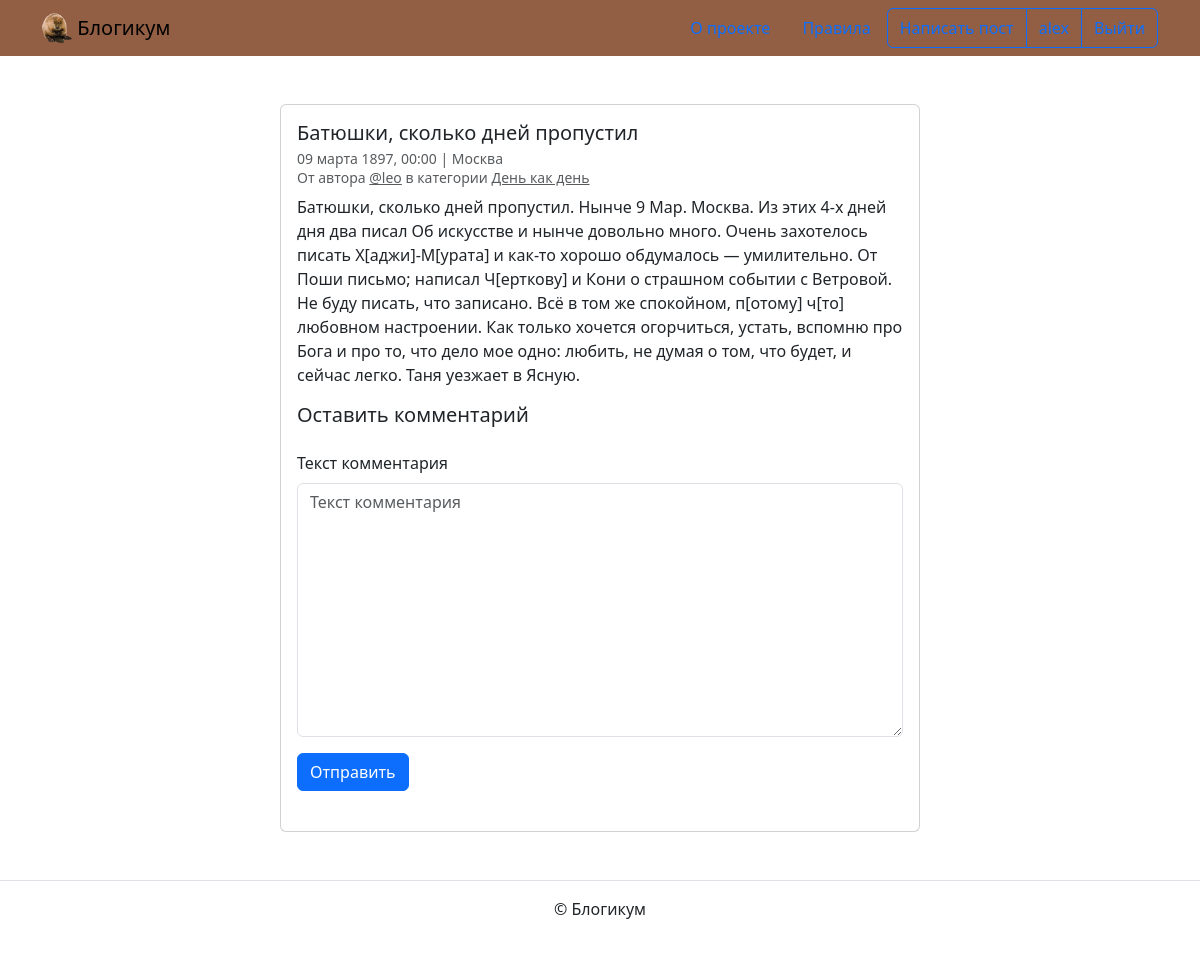
Screenshot of /posts/38/ (signed in) with the database file from the repository.
### blog/models.py (models this page shows, shortened)
class Post(TimeStampedModel):
    title = models.CharField(
        "Заголовок",
        max_length=256,
        blank=False,
    )
    text = models.TextField("Текст", blank=False)
    pub_date = models.DateTimeField(
        "Дата и время публикации",
        blank=False,
        help_text=(
            "Если установить дату и время в "
            "будущем — можно делать отложенные публикации."
        ),
    )
    author = models.ForeignKey(
        User,
        on_delete=models.CASCADE,
        blank=False,
        verbose_name="Автор публикации",
        related_name="posts",
    )
    location = models.ForeignKey(
        "Location",
        null=True,
        on_delete=models.SET_NULL,
        blank=True,
        verbose_name="Местоположение",
        related_name="posts",
    )
    category = models.ForeignKey(
        "Category",
        null=True,
        on_delete=models.SET_NULL,
        blank=False,
        verbose_name="Категория",
        related_name="posts",
    )
    image = models.ImageField(
        "Картинка",
        upload_to="media/",
        blank=True,
    )
    class Meta:
        verbose_name = "публикация"
        verbose_name_plural = "Публикации"

class Location(TimeStampedModel):
    name = models.CharField(
        "Название места",
        max_length=256,
        blank=False,
    )
    class Meta:
        verbose_name = "местоположение"
        verbose_name_plural = "Местоположения"

class Category(TimeStampedModel):
    title = models.CharField(
        "Заголовок",
        max_length=512,
        blank=False,
    )
    description = models.TextField(
        "Описание",
        blank=False,
    )
    slug = models.SlugField(
        "Идентификатор",
        unique=True,
        blank=False,
        help_text=(
            "Идентификатор страницы для URL; разрешены "
            "символы латиницы, цифры, дефис и подчёркивание."
        ),
    )
    class Meta:
        verbose_name = "категория"
        verbose_name_plural = "Категории"

### blog/views.py (the view)
class PostDetailView(LoginRequiredMixin, DetailView):
    model = Post
    pk_url_kwarg = "post_id"
    template_name = "blog/detail.html"
    def get_object(self, queryset=None):
        post = get_object_or_404(Post, pk=self.kwargs.get("post_id"))
        if post.author != self.request.user:
            if any(
                [
                    post.pub_date > NOW,
                    not post.is_published,
                    not post.category.is_published,
                ]
            ):
                raise Http404
        return post
    def get_context_data(self, **kwargs):
        context = super().get_context_data(**kwargs)
        context["form"] = CommentForm()
        context["comments"] = self.object.comments.select_related("author")
        return context

### blog/forms.py
class CommentForm(forms.ModelForm):
    class Meta:
        model = Comment
        fields = ("text",)

### templates/blog/detail.html (shortened to what this page needs)
{% extends "base.html" %}
{% block content %}
  <div class="col d-flex justify-content-center">
    <div class="card" style="width: 40rem;">
      <div class="card-body">
        <h5 class="card-title">{{ post.title }}</h5>
        <h6 class="card-subtitle mb-2 text-muted">
          <small>
            {{ post.pub_date|date:"d E Y, H:i" }} | {% if post.location and post.location.is_published %}{{ post.location.name }}{% else %}Планета Земля{% endif %}<br>
            От автора <a class="text-muted" href="{% url 'blog:profile' post.author %}">@{{ post.author.username }}</a> в
            категории {% include "includes/category_link.html" %}
          </small>
        </h6>
        <p class="card-text">{{ post.text|linebreaksbr }}</p>
        {% include "includes/comments.html" %}
      </div>
    </div>
  </div>
{% endblock %}

### templates/includes/category_link.html
<a class="text-muted" href="{% url 'blog:category_posts' post.category.slug %}">
  {{ post.category.title }}
</a>

### rows the page displays
Post: title "Батюшки, сколько дней пропустил", pub_date "09 марта 1897, 00:00", location.name "Москва", author.username "leo", category "День как день", text "Батюшки, сколько дней пропустил. Нынче 9 Мар. Москва. Из этих 4-х дней дня два писал Об искусстве и нынче довольно много. Очень захотелось писать Х[аджи]-М[урата] и как-то хорошо обдумалось — умилительно. От Поши письмо; написал Ч[ерткову] и Кони о страшном событии с Ветровой. Не буду писать, что записано. Всё в том же спокойном, п[отому] ч[то] любовном настроении. Как только хочется огорчиться, устать, вспомню про Бога и про то, что дело мое одно: любить, не думая о том, что будет, и сейчас легко. Таня уезжает в Ясную."
